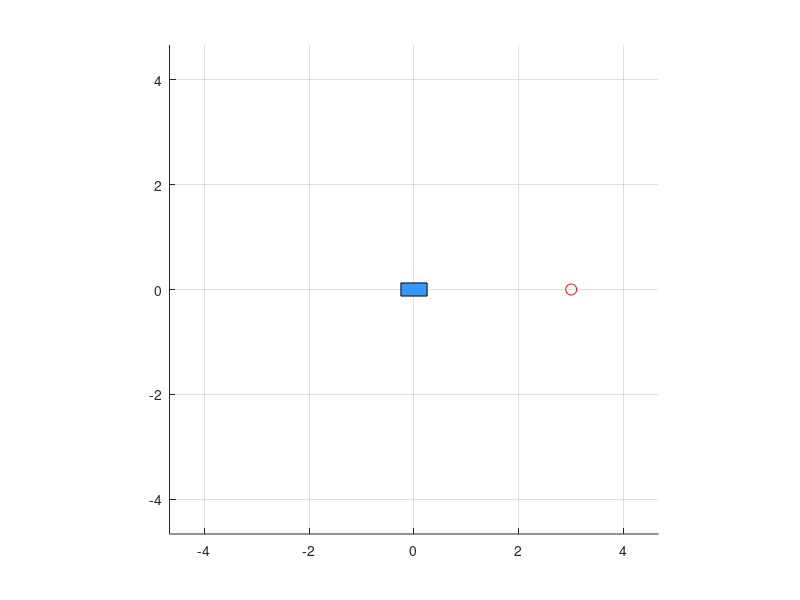

The MATLAB source for this figure: (Note: this script raises an error after producing the figure.)
function results = StepID_Program()
IDENT_MODE = true;
U0_deg     = 7;
t_step     = 5.0;
t_hold     = 30.0;

wp_list = [ 3,0; 4,0; 4,1; 3,2; 2,2 ];
make_step_overlays = true;

n = size(wp_list,1);
results = struct('wp',cell(n,1),'heading',[],'K',[],'T',[], ...
                 'r0',[],'rinf',[],'t0',[],'U0',[], 't',[], 'u',[], 'r',[]);
for k = 1:n
    wp = wp_list(k,:);
    out = Fs_Step_Response(wp, IDENT_MODE, U0_deg, t_step, t_hold);
    results(k).wp      = wp;
    results(k).heading = wrapToPi(out.heading_to_wp);
    results(k).K       = out.K;
    results(k).T       = out.T;
    results(k).r0      = out.r0;
    results(k).rinf    = out.rinf;
    results(k).t0      = out.t0;
    results(k).U0      = out.U0;
    results(k).t       = out.t;
    results(k).u       = out.u;
    results(k).r       = out.r;

    fprintf('WP (%.2f, %.2f): heading %.1f deg  →  K=%.4f, T=%.3f s\n', ...
        wp(1), wp(2), rad2deg(results(k).heading), results(k).K, results(k).T);

    if make_step_overlays
        step_overlay(out, sprintf('WP(%.1f,%.1f)', wp));
    end
end

plot_KT_vs_heading(results);
plot_heading_map(results);
end

function out = Fs_Step_Response(wp, IDENT_MODE, U0_deg, t_step, t_hold)
%% Simulation parameters
Vl.t_end = 60;             % simulation duration (s)
Vl.dt    = 0.02;           % time step (s)
Vl.t     = 0:Vl.dt:Vl.t_end;
N        = numel(Vl.t);
world_scale = 1.5;

if nargin < 1 || isempty(wp),        wp = [3,1]; end
if nargin < 2 || isempty(IDENT_MODE),IDENT_MODE = true; end
if nargin < 3 || isempty(U0_deg),    U0_deg = 7; end
if nargin < 4 || isempty(t_step),    t_step = 5.0; end
if nargin < 5 || isempty(t_hold),    t_hold = 15.0; end
U0 = deg2rad(U0_deg);

%% Geometry and craft shape
CrL = 0.5; CW = 0.25;
boatShape = [-CrL/2, -CW/2;
             -CrL/2,  CW/2;
              CrL/2,  CW/2;
              CrL/2, -CW/2];
finLength   = 0.2;
guideLength = 0.25;

%% Physical parameters - ADJUSTED
m   = 1.45;    Iz = 0.2;
X_u = 0.5;  Y_v = 0.75; N_r = 1.5;
X_du = 0.3; Y_dv = 0.6;  N_dr = 0.05;

% Reduced drag coefficients
params.X_uu   = 1.0;
params.Y_vv   = 1.5;
params.N_rr   = 0.5;
params.Cd_hull  = 0.2;
params.A_wetted = 0.05;

% Fin parameters
params.finLength     = finLength;
params.chord         = 0.03;
params.N_elements    = 10;
params.rho           = 1000;
params.flap_freq     = 1.0;
params.phi_fin       = pi/2;
params.base_flap_amp = deg2rad(25);
params.stroke_asym   = 0.1;
params.CL_max        = 3.5;
params.CD_min        = 0.01;
params.CrL           = CrL;
params.CW            = CW;
params.guideLength   = guideLength;
params.finDepth      = 1.0;
prev_fAng = 0;

%% State initialization
nu         = zeros(3,N);    % body velocity [u; v; r]
eta        = zeros(3,N);    % pose [x; y; psi]
omega      = zeros(1,N);
finForce   = zeros(2,N);
finMoment  = zeros(1,N);
guide_cmd  = zeros(1,N);

% Base propulsion oscillation parameters
base_amp   = deg2rad(15);
base_freq  = params.flap_freq;
theta_const = deg2rad(8);

%% Control parameters (only used if IDENT_MODE=false)
Kp_R = 0.5; Ki_R = 0.05; Kd_R = 0.2;
cmd_smooth = 0.7;
int_err=0; prev_err=0;

%% Mass and damping matrices
MRB   = diag([m, m, Iz]);
MA    = [X_du,0,0; 0,Y_dv,Y_dv; 0,Y_dv,N_dr];
M_tot = MRB + MA;
Damp = @(nu)[ X_u + params.X_uu*abs(nu(1))   0                    0;
              0      Y_v + params.Y_vv*abs(nu(2))   -0.05*nu(2);
              0      -0.05*nu(1)          N_r + params.N_rr*abs(nu(3)) ];

%% Visualization (optional – kept lightweight)
figure('Name',sprintf('Sim WP(%.1f,%.1f)',wp)); hold on; axis equal; grid on;
xlim([-7/world_scale,7/world_scale]); ylim([-7/world_scale,7/world_scale]);
plot(wp(1),wp(2),'ro','MarkerSize',8);
hCraft = fill(boatShape(:,1), boatShape(:,2), [0.2,0.6,1.0], 'EdgeColor','k');
hGuide = line([0,0],[0,0],'LineWidth',2,'Color',[0.5,0.5,0.5]);
hFin   = line([0,0],[0,0],'LineWidth',2,'Color','k');
trail  = animatedline('LineStyle','--','Color','b');

guide_state = struct('phase',0,'last_freq',params.flap_freq,'last_guide',0);
ID_reduce_noise = true;

%% Logs for ID
u_input = zeros(1,N);     % applied guide (rad)
r_log   = zeros(1,N);     % yaw rate (rad/s)
psi_log = zeros(1,N);     % heading (rad)

%% Simulation loop
for i = 2:N
    % Desired heading (computed for information)
    des_h = atan2(wp(2)-eta(2,i-1), wp(1)-eta(1,i-1));
    err_h = wrapToPi(des_h - eta(3,i-1)) + (ID_reduce_noise*0);

    % Control / Identification logic
    if IDENT_MODE
        % Clean step on guide_cmd; PID is bypassed
        if Vl.t(i) < t_step
            guide_cmd(i) = 0;
        else
            guide_cmd(i) = U0;
        end
    else
        % PID tracking (not used during ID mode)
        if abs(guide_cmd(i-1)) < deg2rad(29.5)
            int_err = int_err + err_h * Vl.dt;
        end
        d_err = (err_h - prev_err) / Vl.dt; prev_err = err_h;
        u_cmd = Kp_R*err_h + Ki_R*int_err + Kd_R*d_err;
        u_cmd = max(min(u_cmd,deg2rad(30)),-deg2rad(30));
        guide_cmd(i) = -(cmd_smooth*u_cmd + (1-cmd_smooth)*guide_cmd(i-1));
    end

    % Guide & fin angles
    [gAng, totalAng, ~, ~, guide_state] = ...
        calculate_guide_wave(guide_cmd,[],Vl.t,Vl.dt,i,params,guide_state,cmd_smooth);

    % Add both oscillatory and constant bias
    theta_base = base_amp * sin(2*pi*base_freq*Vl.t(i));
    fAng = totalAng + theta_base + theta_const;

    % Fin angular velocity
    omega(i) = (fAng - prev_fAng) / Vl.dt;
    prev_fAng = fAng;
    % (approximate; exact previous fAng not stored—ok for our force model below)

    % Slow down near waypoint (keeps sim stable/realistic)
    dist_to_wp = norm(wp - eta(1:2,i-1)');
    if dist_to_wp < 0.8
        speed_factor = min(1, dist_to_wp/0.5);
        theta_const = deg2rad(8) * speed_factor;
        base_amp = deg2rad(15) * speed_factor;
    else
        theta_const = deg2rad(8);
        base_amp = deg2rad(15);
    end

    % Fin forces (steady) - MODIFIED FORCE CALCULATION
    [Ff, Mf] = compute_fin_force_corrected(eta(:,i-1), nu(:,i-1), fAng, omega(i), params);

    % Yaw control moment (used only if PID on; harmless otherwise)
    Kp_y = 1.0; Kd_y = 0.3;
    My = Kp_y * err_h + Kd_y * (-nu(3,i-1));

    % Hull resistance - REDUCED
    Rh = 0.5*params.rho*params.Cd_hull*params.A_wetted * abs(nu(1,i-1)) * nu(1,i-1);

    % Net tau
    stabilization_gain = 0.2;
    tau = [Ff(1) - Rh - stabilization_gain*nu(1,i-1);
           Ff(2) - stabilization_gain*nu(2,i-1);
           Mf + My];

    % Integrate dynamics
    C_rb   = coriolis_rb( nu(:,i-1), m, CrL, CW );
    C_a    = coriolis_am( nu(:,i-1), X_du, Y_dv );
    nu_dot = M_tot \ (tau - (C_rb + C_a + Damp(nu(:,i-1)))*nu(:,i-1));
    nu(:,i) = nu(:,i-1) + nu_dot * Vl.dt;

    % Update pose
    psi = eta(3,i-1);
    Rb  = [cos(psi),-sin(psi); sin(psi),cos(psi)];
    eta(1:2,i) = eta(1:2,i-1) + Rb * nu(1:2,i-1) * Vl.dt;
    eta(3,i)   = psi + nu(3,i-1) * Vl.dt;

    % Animate (lightweight)
    bodyWorld = (boatShape * Rb') + eta(1:2,i)';
    set(hCraft, 'XData', bodyWorld(:,1), 'YData', bodyWorld(:,2));
    gb = eta(1:2,i) + Rb*[-CrL/2; 0];
    gt = gb + Rb*[cos(gAng),-sin(gAng); sin(gAng),cos(gAng)]*[-guideLength;0];
    set(hGuide, 'XData', [gb(1),gt(1)], 'YData', [gb(2),gt(2)]);
    fb = gt;
    finDir = [cos(gAng+fAng), -sin(gAng+fAng);
              sin(gAng+fAng),  cos(gAng+fAng)];
    ft = fb + Rb * finDir * [-finLength;0];
    set(hFin, 'XData', [fb(1), ft(1)], 'YData', [fb(2), ft(2)]);
    addpoints(trail, eta(1,i), eta(2,i));
    drawnow limitrate;

    % Logs for ID
    u_input(i) = guide_cmd(i);
    r_log(i)   = nu(3,i);
    psi_log(i) = eta(3,i);

    % Early stop after hold time
    if IDENT_MODE && Vl.t(i) >= (t_step + t_hold)
        N = i;  %#ok<FXSET>
        break;
    end
end

% 63% identification
t = Vl.t(1:N).'; u = u_input(1:N).'; r = r_log(1:N).';

% Step detection
du = [0; diff(u)./max(eps, diff(t))];
[~, idx0] = max(abs(du)); t0 = t(idx0);
pre_idx  = t < t0;
post_idx = t > (t0 + 2*median(diff(t)));

r0   = mean(r(pre_idx),  'omitnan');
U0h  = mean(u(post_idx), 'omitnan') - mean(u(pre_idx), 'omitnan');
rinf = mean(r(post_idx), 'omitnan');

K_est = (rinf - r0) / max(U0h, 1e-9);
target = r0 + 0.632*(rinf - r0);
if rinf >= r0
    ix63 = find(t >= t0 & r >= target, 1, 'first');
else
    ix63 = find(t >= t0 & r <= target, 1, 'first');
end

if isempty(ix63)
    T_est = NaN;
else
    T_est = t(ix63) - t0;
end

% Heading to waypoint at step time (for "heading vs K/T" plots)
xy_err = wp(:) - eta(1:2, max(idx0-1,1));
heading_to_wp = atan2(xy_err(2), xy_err(1));

% Return everything
out = struct('t',t,'u',u,'r',r,'psi',psi_log(1:N).', ...
             'K',K_est,'T',T_est,'r0',r0,'rinf',rinf,'t0',t0,'U0',U0h, ...
             'wp',wp,'heading_to_wp',heading_to_wp);
end

function [gAng, totalAng, thetaP, fFreq, st] = calculate_guide_wave(cmd,~,t,dt,i,params,st,sm)
% Guide angle = commanded bias + base oscillation; asymmetry on stroke

f     = params.flap_freq;
phase = st.phase + 2*pi*f*dt;
A     = params.base_flap_amp;

% Use the command (already smoothed before call), fall back to 0
if ~isempty(cmd) && numel(cmd) >= i
    gBias = cmd(i);           % <-- this wires your PID/step into the plant
else
    gBias = 0;
end

% Oscillatory stroke component
thetaP = A * cos(phase);

% Total fin “wave” relative to guide with asymmetry
if sin(phase) >= 0
    asym = 1 + params.stroke_asym;
else
    asym = 1 - params.stroke_asym;
end
rawAng    = -thetaP;
totalAng  = asym * rawAng;   % fin motion around the guide
gAng      = gBias;           % the guide itself points at the commanded bias
fFreq     = f;

st.phase     = phase;
st.last_freq = f;
end

function C = coriolis_rb(nu,m,~,~)
u=nu(1);v=nu(2);
C = [ 0    0    -m*v;
    0    0     m*u;
    m*v -m*u    0  ];
end

function C = coriolis_am(nu,X_du,Y_dv)
u=nu(1);v=nu(2);
C = [ 0             0              Y_dv*v;
    0             0             -X_du*u;
    -Y_dv*v        X_du*u         0     ];
end

function [F_fin, M_fin] = compute_fin_force_corrected(eta, nu, finAng, omega, params)
% Enhanced fin force model with velocity scaling
if isfield(params,'N_elements') && ~isempty(params.N_elements)
    N = params.N_elements;
else
    N = 10;
end
span = params.finLength;
rho  = params.rho;
c    = params.chord;

% Velocity-dependent thrust scaling factor
vel_scaling = max(0.5, 1 - 0.1*norm(nu(1:2)));

base = [-params.CrL/2; 0];
psi  = eta(3);
Rb = [cos(psi), -sin(psi); sin(psi), cos(psi)];
U  = nu(1:2);

F = [0; 0]; M = 0;

for j = 1:N
    y = span * (j - 0.5) / N;
    vrot = [0; omega*y];

    Rf = [cos(finAng), -sin(finAng); sin(finAng), cos(finAng)];
    Urel = Rf' * (Rb' * U + vrot);
    Umag = norm(Urel);
    if Umag < 1e-4, continue; end

    a = atan2(Urel(2), Urel(1));

    % stall-aware coefficients
    if abs(a) <= deg2rad(15)
        CL = 1.5*sin(2*a);
        CD = params.CD_min + 0.5*(1 - cos(2*a));
    else
        CL = sign(a)*params.CL_max*sin(a)^2;
        CD = 1.1 - 0.5*cos(2*a);
    end

    area = c * (span/N) * params.finDepth;
    dL = 0.5 * rho * Umag^2 * area * CL * vel_scaling;
    dD = 0.5 * rho * Umag^2 * area * CD;

    % Local force in fin frame
    f = [cos(a)*dD - sin(a)*dL;    % thrust-like component
        cos(a)*dL + sin(a)*dD];   % lift-like component

    fb = Rb * Rf * f;              % to body frame
    r = base + Rf * [0; y];        % arm in body frame
    M = M + (r(1)*fb(2) - r(2)*fb(1));
    F = F + fb;
end

F_fin = -F;
M_fin = -M;
end

function step_overlay(out, nameTag)
t=out.t; u=out.u; r=out.r; r0=out.r0; rinf=out.rinf; t0=out.t0; K=out.K; T=out.T; U0=out.U0;
H = double(t >= t0);
r_fit = r0 + K*U0 * (1 - exp(-(t - t0)/max(T,1e-6))) .* H;

figure('Name',['Step overlay - ' nameTag]);
subplot(2,1,1);
plot(t, rad2deg(u), 'LineWidth',1.2); grid on; ylabel('u (deg)');
title(['Step Input – ' nameTag]);

subplot(2,1,2);
plot(t, r, 'k', 'LineWidth',1.0); hold on;
plot(t, r_fit, 'r--', 'LineWidth',1.5);
xline(t0,':'); yline(r0,':b'); yline(rinf,':g');
grid on; xlabel('t (s)'); ylabel('r (rad/s)');
legend('measured','fit','t_0','r_0','r_\infty','Location','best');
title(sprintf('Fit: K=%.4f, T=%.3fs', K, T));
end

function plot_KT_vs_heading(R)
theta = [R.heading];
K     = [R.K];
T     = [R.T];

figure('Name','K and T vs Heading');
subplot(2,1,1);
plot(rad2deg(theta), K, 'o-','LineWidth',1.3); grid on;
xlabel('Heading to waypoint (deg)'); ylabel('K  (rad/s)');
title('Identified K vs Heading');

subplot(2,1,2);
plot(rad2deg(theta), T, 's-','LineWidth',1.3); grid on;
xlabel('Heading to waypoint (deg)'); ylabel('T (s)');
title('Identified T vs Heading');
end

function plot_heading_map(R)
figure('Name','Heading Map of Experiments'); hold on; axis equal; grid on;
title('Experiment Heading Map (K variation)'); xlabel('x (m)'); ylabel('y (m)');

Ks   = [R.K];
Kabs = abs(Ks);
if all(Kabs==0), Kabs = ones(size(Kabs)); end
maxL = 2; L = maxL * (Kabs / max(Kabs));

for k = 1:numel(R)
    th = R(k).heading;
    quiver(0,0, L(k)*cos(th), L(k)*sin(th), 0, 'LineWidth',1.8,'MaxHeadSize',0.4);
    text(1.05*L(k)*cos(th), 1.05*L(k)*sin(th), sprintf('%.0f°', rad2deg(th)), 'FontSize',9);
end
colormap('parula'); caxis([min(Ks) max(Ks)]);
cb = colorbar; cb.Label.String = 'K (rad/s)';

wps = vertcat(R.wp);
scatter(wps(:,1), wps(:,2), 40, 'k', 'filled', 'DisplayName','Waypoints');
legend('Location','best');
end


% PID design from identified (K,T)
function pid = PID_Design_From_Results(results, zeta, wn, alpha)
if nargin < 2,  zeta = 0.8; end
if nargin < 3,  wn   = 6.0; end
if nargin < 4,  alpha= 4.0; end
p3 = alpha*wn;

pid = results;
fprintf('\n=== PID design from identified (K,T) ===\n');
fprintf('Target: zeta=%.2f, wn=%.2f rad/s, p3=%.2f rad/s\n', zeta, wn, p3);
fprintf('%10s %10s %10s %10s %10s %10s %10s\n', 'Heading°','|K|','T[s]','Kp','Ki','Kd','Note');

for k = 1:numel(results)
    K = results(k).K;
    T = results(k).T;
    if ~isfinite(K) || ~isfinite(T) || T <= 0
        pid(k).Kp = NaN; pid(k).Ki = NaN; pid(k).Kd = NaN; note='skip';
    else
        Km = abs(K);
        Kd = (T*(2*zeta*wn + p3) - 1) / Km;
        Kp = (T*(wn^2 + 2*zeta*wn*p3)) / Km;
        Ki = (T*(wn^2*p3)) / Km;
        pid(k).Kp = Kp; pid(k).Ki = Ki; pid(k).Kd = Kd; note='';
    end
    fprintf('%10.1f %10.4f %10.3f %10.3f %10.3f %10.3f %10s\n', ...
        rad2deg(results(k).heading), abs(results(k).K), results(k).T, ...
        pid(k).Kp, pid(k).Ki, pid(k).Kd, note);
end
plot_PID_vs_heading(pid);
end

function plot_PID_vs_heading(pid)
theta = [pid.heading]; Kp=[pid.Kp]; Ki=[pid.Ki]; Kd=[pid.Kd];
figure('Name','PID gains vs Heading');
subplot(3,1,1); plot(rad2deg(theta),Kp,'o-','LineWidth',1.3); grid on; ylabel('K_P');
title('PID gains vs Heading');
subplot(3,1,2); plot(rad2deg(theta),Ki,'s-','LineWidth',1.3); grid on; ylabel('K_I');
subplot(3,1,3); plot(rad2deg(theta),Kd,'d-','LineWidth',1.3); grid on; ylabel('K_D'); xlabel('Heading (deg)');
end

% Post-ID utilities
function pid = flag_outliers(pid)
for k=1:numel(pid)
    pid(k).flag = "";
    if ~isfinite(pid(k).T) || pid(k).T<=0, pid(k).flag = pid(k).flag + " T_bad"; end
    if ~isfinite(pid(k).K), pid(k).flag = pid(k).flag + " K_bad"; end
    if isfinite(pid(k).K) && pid(k).K<0, pid(k).flag = pid(k).flag + " K_sign"; end
end
end

function ctl = make_fixed(pid)
% Use the median of finite gains.
Kp = median([pid.Kp],"omitnan");
Ki = median([pid.Ki],"omitnan");
Kd = median([pid.Kd],"omitnan");
ctl.mode = 'fixed';
ctl.gains = [Kp,Ki,Kd];
end

function ctl = make_scheduler(pid)
% Linear interpolation vs heading (wrap-aware).
th = wrapToPi([pid.heading]);
Kp = [pid.Kp]; Ki=[pid.Ki]; Kd=[pid.Kd];
% remove NaNs
mask = isfinite(Kp)&isfinite(Ki)&isfinite(Kd);
th=th(mask); Kp=Kp(mask); Ki=Ki(mask); Kd=Kd(mask);
[th,ix]=sort(th); Kp=Kp(ix); Ki=Ki(ix); Kd=Kd(ix);
ctl.mode='scheduled';
ctl.theta = th; ctl.Kp=Kp; ctl.Ki=Ki; ctl.Kd=Kd;
ctl.query = @(theta) deal( ...
    interp1(th,Kp,wrapToPi(theta),'linear','extrap'), ...
    interp1(th,Ki,wrapToPi(theta),'linear','extrap'), ...
    interp1(th,Kd,wrapToPi(theta),'linear','extrap'));
end

function ctl = make_adaptive_defaults()
% Simple online estimator (filtered ratio) to update gains.
ctl.mode = 'adaptive';
ctl.zeta = 0.8; ctl.wn = 6.0; ctl.alpha = 4.0;  % design targets
ctl.est = struct('K',0.05,'T',0.3,'r0',0,'u0',0,'tau',0.5); % initial guesses
end


% Controller + scenarios sim
function sim = simulate_controller(scn, ctl, id_results)
% scn.wps : [N x 2] waypoints or [1x2] single
% ctl     : struct from make_fixed/make_scheduler/make_adaptive_defaults
% id_results: only used to reuse low-level dynamics (fin etc.) from Fs_Step_Response

Vl.t_end = 60; Vl.dt=0.02; Vl.t=0:Vl.dt:Vl.t_end; N=numel(Vl.t);
CrL=0.5; CW=0.25;
finLength=0.2; guideLength=0.25;

% Physical (same as your ID sim)
m=1.45; Iz=0.2; X_u=0.5; Y_v=0.75; N_r=1.5;
X_du=0.3; Y_dv=0.6; N_dr=0.05;

params.X_uu=1.0; params.Y_vv=1.5; params.N_rr=0.5;
params.Cd_hull=0.2; params.A_wetted=0.05;

params.finLength=finLength; params.chord=0.03; params.N_elements=10;
params.rho=1000; params.flap_freq=1.0; params.phi_fin=pi/2;
params.base_flap_amp=deg2rad(25); params.stroke_asym=0.1;
params.CL_max=3.5; params.CD_min=0.01;
params.CrL=CrL; params.CW=CW; params.guideLength=guideLength;
params.finDepth=1.0;

MRB=diag([m,m,Iz]); MA=[X_du,0,0; 0,Y_dv,Y_dv; 0,Y_dv,N_dr]; M_tot=MRB+MA;
Damp = @(nu)[ X_u + params.X_uu*abs(nu(1))   0                    0;
              0      Y_v + params.Y_vv*abs(nu(2))   -0.05*nu(2);
              0      -0.05*nu(1)          N_r + params.N_rr*abs(nu(3)) ];

% State
nu=zeros(3,N); eta=zeros(3,N);
guide_cmd=zeros(1,N);
omega=zeros(1,N); prev_fAng=0;
int_err=0; prev_err=0;

% base flap
base_amp=deg2rad(15); theta_const=deg2rad(8);

guide_state=struct('phase',0,'last_freq',params.flap_freq,'last_guide',0);
cmd_smooth=0.7;

% disturbance handle
D = scn.dist;

% logging
des_h = zeros(1,N); err_h=zeros(1,N); Mf_log=zeros(1,N); Ff_log=zeros(2,N);

% waypoint manager
wps = scn.wps; if size(wps,1)==1, wps=[wps; wps]; end
wpi=1; wp_current=wps(wpi,:);

for i=2:N
    % switch waypoint when close
    if norm(wp_current - eta(1:2,i-1)') < 0.3 && wpi < size(wps,1)
        wpi=wpi+1; wp_current=wps(wpi,:);
    end

    % desired heading and error
    des_h(i) = atan2(wp_current(2)-eta(2,i-1), wp_current(1)-eta(1,i-1));
    err_h(i) = wrapToPi(des_h(i) - eta(3,i-1));

    % PID gains
    switch ctl.mode
        case 'fixed'
            [Kp,Ki,Kd] = deal(ctl.gains(1),ctl.gains(2),ctl.gains(3));

        case 'scheduled'
            [Kp,Ki,Kd] = ctl.query(err_h(i));  % schedule vs relative heading

        case 'adaptive'
            % quick-and-dirty online K,T estimate
            % filtered ratio r/u for K (avoid divide-by-small)
            u_prev = max(min(guide_cmd(i-1),deg2rad(30)),-deg2rad(30));
            r_prev = nu(3,i-1);
            Khat   = (1-ctl.est.tau)*ctl.est.K + ctl.est.tau * (r_prev / max(1e-3, u_prev));
            Khat   = max(1e-3, abs(Khat));  % use magnitude
            That   = max(0.05, min(1.0, ctl.est.T)); % keep T in a sane band

            ctl.est.K = Khat; ctl.est.T = That;

            % design fresh gains from (K,T)
            z=ctl.zeta; wn=ctl.wn; p3=ctl.alpha*wn; Km=Khat;
            Kd = (That*(2*z*wn + p3) - 1) / Km;
            Kp = (That*(wn^2 + 2*z*wn*p3)) / Km;
            Ki = (That*(wn^2*p3)) / Km;

        otherwise
            error('Unknown mode');
    end

    % PID law (on heading error)
    if abs(guide_cmd(i-1)) < deg2rad(29.5)
        int_err = int_err + err_h(i) * (Vl.dt);
    end
    d_err = (err_h(i) - prev_err) / Vl.dt; prev_err = err_h(i);
    u_cmd = Kp*err_h(i) + Ki*int_err + Kd*d_err;
    u_cmd = max(min(u_cmd,deg2rad(30)),-deg2rad(30));
    guide_cmd(i) = -(cmd_smooth*u_cmd + (1-cmd_smooth)*guide_cmd(i-1));

    % angles
    [gAng, totalAng, ~, ~, guide_state] = ...
        calculate_guide_wave(guide_cmd,[],Vl.t,Vl.dt,i,params,guide_state,cmd_smooth);
    theta_base = base_amp * sin(2*pi*params.flap_freq*Vl.t(i));
    fAng = totalAng + theta_base + theta_const;

    % angular speed
    omega(i) = (fAng - prev_fAng)/Vl.dt; prev_fAng=fAng;

    % force & moment from fin
    [Ff, Mf] = compute_fin_force_corrected(eta(:,i-1), nu(:,i-1), fAng, omega(i), params);
    Ff_log(:,i) = Ff; Mf_log(i)=Mf;

    % damping + hull resistance
    Rh = 0.5*params.rho*params.Cd_hull*params.A_wetted * abs(nu(1,i-1)) * nu(1,i-1);

    % disturbances (body frame)
    tau_dist = D.tau(Vl.t(i), eta(:,i-1), nu(:,i-1));
    tau = [Ff(1)-Rh; Ff(2); Mf] + tau_dist;

    % integrate
    C_rb = coriolis_rb(nu(:,i-1), m, CrL, CW);
    C_a  = coriolis_am(nu(:,i-1), X_du, Y_dv);
    nu_dot = M_tot \ (tau - (C_rb + C_a + Damp(nu(:,i-1)))*nu(:,i-1));
    nu(:,i) = nu(:,i-1) + nu_dot * Vl.dt;

    % pose
    psi = eta(3,i-1); Rb=[cos(psi),-sin(psi); sin(psi),cos(psi)];
    eta(1:2,i) = eta(1:2,i-1) + Rb * nu(1:2,i) * Vl.dt;
    eta(3,i)   = psi + nu(3,i) * Vl.dt;
end

% package result
sim.t=Vl.t; sim.eta=eta; sim.nu=nu; sim.u=guide_cmd;
sim.des_h=des_h; sim.err_h=err_h; sim.wps=wps;
sim.Ff=Ff_log; sim.Mf=Mf_log; sim.mode=ctl.mode; sim.name=scn.name;
end

% Disturbance models
function D = dNone()
D.tau = @(t,eta,nu)[0;0;0];
end

function D = dCurrentNoise(bias_u, sigma_r)
% bias_u : constant body-x drag-like bias (N)
% sigma_r: white noise on yaw moment
D.tau = @(t,eta,nu) [ -bias_u; 0; sigma_r*randn ];
end

% Metrics
function T = compute_metrics(sim)
t=sim.t; err=wrapToPi(sim.err_h); u=sim.u;
psi = sim.eta(3,:); des = sim.des_h;

% RMS error over whole run
rms_err = sqrt(mean(err.^2));

% Settling time to within 5 degrees after last waypoint change
eps = deg2rad(5);
idx_change = find([false, diff(des)~=0], 1, 'last');
if isempty(idx_change), idx_change = 1; end
ts = NaN;
for k = idx_change:numel(t)
    win = k:numel(t);
    if all(abs(err(win)) < eps), ts = t(k)-t(idx_change); break; end
end

% Overshoot: max |psi - des| in first 10 s after last change minus final abs error
win = t >= t(idx_change) & t <= (t(idx_change)+10);
overshoot = max(abs(err(win)),[],'omitnan');

% Effort proxy (integral absolute guide + fin moment)
J_u = trapz(t, abs(u));
J_f = trapz(t, abs(sim.Mf));

T = table(rms_err, ts, overshoot, J_u, J_f, ...
    'VariableNames', {'rms_err','settle_time_s','overshoot_rad','guide_effort','fin_effort'});
end

% Saving plots
function files = save_core_plots(sim, tag)
t=sim.t; eta=sim.eta; u=sim.u; des=sim.des_h; err=wrapToPi(sim.err_h);

% 1) Trajectory
f1=figure('Name',[tag ' Trajectory']); hold on; axis equal; grid on;
plot(eta(1,:),eta(2,:),'b-'); scatter(sim.wps(:,1),sim.wps(:,2),40,'r','filled');
xlabel('x'); ylabel('y'); title(['Trajectory - ' strrep(tag,'_','\_')]);
files{1} = [tag '_traj.png']; saveas(f1, files{1});

% 2) Heading vs desired
f2=figure('Name',[tag ' Heading']); 
plot(t, unwrap(eta(3,:)),'k','LineWidth',1.2); hold on;
plot(t, unwrap(des),'r--'); grid on;
xlabel('t (s)'); ylabel('\psi (rad)'); legend('actual','desired');
title(['Heading - ' strrep(tag,'_','\_')]);
files{2} = [tag '_heading.png']; saveas(f2, files{2});

% 3) Error and command
f3=figure('Name',[tag ' Error & Command']);
yyaxis left; plot(t, err,'LineWidth',1.2); ylabel('e_\psi (rad)');
yyaxis right; plot(t, rad2deg(u),'LineWidth',1.0); ylabel('u (deg)');
grid on; xlabel('t (s)'); title(['Error & Command - ' strrep(tag,'_','\_')]);
files{3} = [tag '_error_cmd.png']; saveas(f3, files{3});

end
